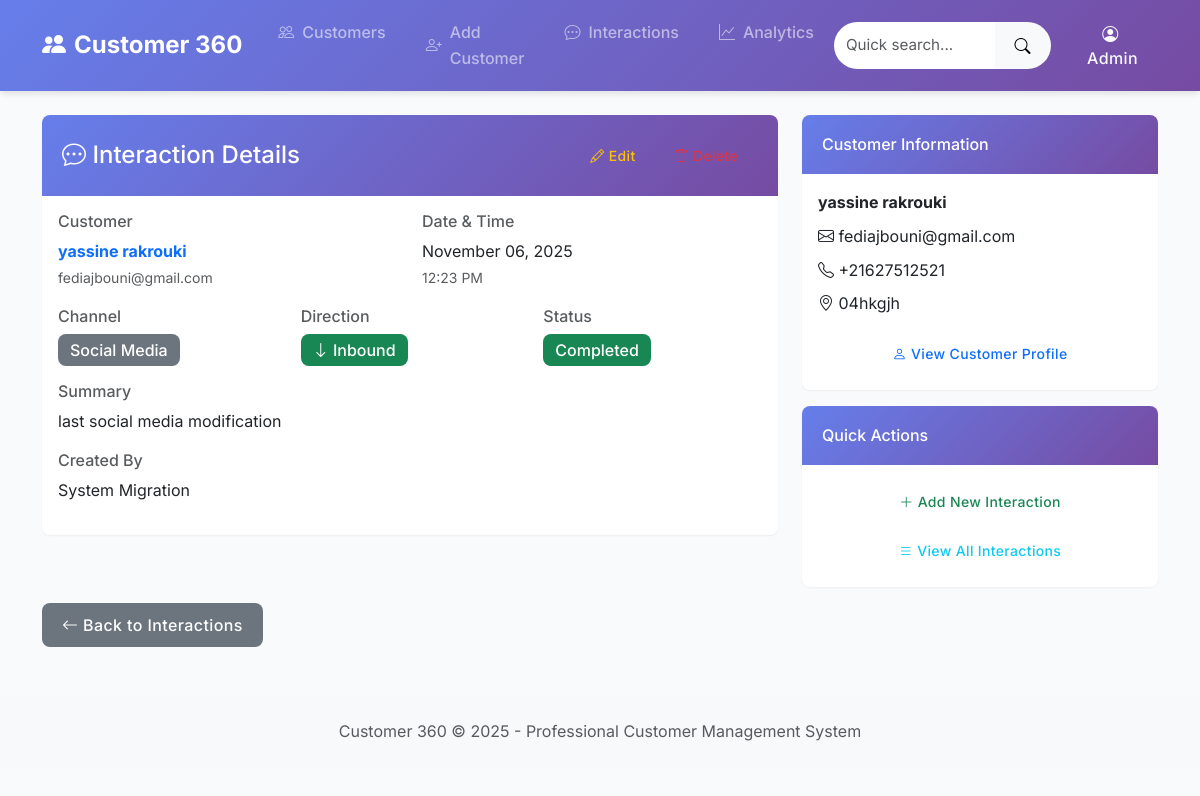
Page /interactions/2/ on the committed database.
### interactions/models.py (models this page shows, shortened)
class Interaction(models.Model):
    CHANNEL_CHOICES = [
        ('phone', 'Phone'),
        ('sms', 'SMS'),
        ('email', 'Email'),
        ('letter', 'Letter'),
        ('social_media', 'Social Media'),
        ('in_person', 'In Person'),
        ('chat', 'Live Chat'),
    ]
    DIRECTION_CHOICES = [
        ('inbound', 'Inbound'),
        ('outbound', 'Outbound'),
    ]
    STATUS_CHOICES = [
        ('pending', 'Pending'),
        ('completed', 'Completed'),
        ('follow_up', 'Follow-up Required'),
    ]
    customer = models.ForeignKey(
        Customer,
        on_delete=models.CASCADE,
        related_name='interactions',
        help_text="Customer involved in this interaction"
    )
    channel = models.CharField(
        max_length=15,
        choices=CHANNEL_CHOICES,
        help_text="Communication channel used"
    )
    direction = models.CharField(
        max_length=10,
        choices=DIRECTION_CHOICES,
        help_text="Direction of communication"
    )
    status = models.CharField(
        max_length=15,
        choices=STATUS_CHOICES,
        default='completed',
        help_text="Status of the interaction"
    )
    interaction_date = models.DateTimeField(auto_now_add=True)
    summary = models.TextField(help_text="Summary of the interaction")
    notes = models.TextField(
        blank=True,
        help_text="Additional notes (optional)"
    )
    created_by = models.CharField(
        max_length=100,
        blank=True,
        help_text="User who created this interaction"
    )
    class Meta:
        ordering = ['-interaction_date']
        verbose_name = 'Interaction'
        verbose_name_plural = 'Interactions'

### customer_management/models.py (models this page shows, shortened)
class Customer(models.Model):
    name = models.CharField(
        max_length=100,
        help_text="Customer's full name"
    )
    email = models.EmailField(
        max_length=100,
        unique=True,
        help_text="Customer's email address"
    )
    phone_regex = RegexValidator(
        regex=r'^\+?1?\d{9,15}$',
        message="Phone number must be entered in the format: '+999999999'. Up to 15 digits allowed."
    )
    phone = models.CharField(
        validators=[phone_regex],
        max_length=17,
        help_text="Customer's phone number"
    )
    address = models.CharField(
        max_length=200,
        help_text="Customer's address"
    )
    social_media = models.CharField(
        max_length=100,
        blank=True,
        help_text="Customer's social media handle (optional)"
    )
    created_at = models.DateTimeField(auto_now_add=True)
    updated_at = models.DateTimeField(auto_now=True)
    is_active = models.BooleanField(default=True)
    class Meta:
        ordering = ['name']
        verbose_name = 'Customer'
        verbose_name_plural = 'Customers'

### interactions/views.py (the view)
# urls.py: path('<int:pk>/', views.InteractionDetailView.as_view(), name='interaction_detail'),
class InteractionDetailView(DetailView):
    model = Interaction
    template_name = 'interactions/interaction_detail.html'
    context_object_name = 'interaction'

### interactions/templates/interactions/interaction_detail.html (shortened to what this page needs)
{% extends 'customer_management/base.html' %}
{% block content %}
<div class="row">
    <div class="col-md-8">
        <div class="card">
            <div class="card-header d-flex justify-content-between align-items-center">
                <h4 class="mb-0">
                    <i class="bi bi-chat-dots"></i> Interaction Details
                </h4>
                <div class="btn-group" role="group">
                    <a href="{% url 'interactions:interaction_update' interaction.pk %}" class="btn btn-outline-warning btn-sm">
                        <i class="bi bi-pencil"></i> Edit
                    </a>
                    <a href="{% url 'interactions:interaction_delete' interaction.pk %}" class="btn btn-outline-danger btn-sm">
                        <i class="bi bi-trash"></i> Delete
                    </a>
                </div>
            </div>
            <div class="card-body">
                <div class="row mb-3">
                    <div class="col-md-6">
                        <h6 class="text-muted">Customer</h6>
                        <p class="mb-0">
                            <a href="{% url 'customer_management:customer_detail' interaction.customer.pk %}" class="text-decoration-none">
                                <strong>{{ interaction.customer.name }}</strong>
                            </a>
                        </p>
                        <small class="text-muted">{{ interaction.customer.email }}</small>
                    </div>
                    <div class="col-md-6">
                        <h6 class="text-muted">Date & Time</h6>
                        <p class="mb-0">{{ interaction.interaction_date|date:"F d, Y" }}</p>
                        <small class="text-muted">{{ interaction.interaction_date|time:"g:i A" }}</small>
                    </div>
                </div>
                <div class="row mb-3">
                    <div class="col-md-4">
                        <h6 class="text-muted">Channel</h6>
                        <span class="badge bg-secondary fs-6">{{ interaction.get_channel_display }}</span>
                    </div>
                    <div class="col-md-4">
                        <h6 class="text-muted">Direction</h6>
                        {% if interaction.direction == 'inbound' %}
                            <span class="badge bg-success fs-6">
                                <i class="bi bi-arrow-down"></i> {{ interaction.get_direction_display }}
                            </span>
                        {% else %}
                            <span class="badge bg-primary fs-6">
                                <i class="bi bi-arrow-up"></i> {{ interaction.get_direction_display }}
                            </span>
                        {% endif %}
                    </div>
                    <div class="col-md-4">
                        <h6 class="text-muted">Status</h6>
                        {% if interaction.status == 'completed' %}
                            <span class="badge bg-success fs-6">{{ interaction.get_status_display }}</span>
                        {% elif interaction.status == 'pending' %}
                            <span class="badge bg-warning fs-6">{{ interaction.get_status_display }}</span>
                        {% else %}
                            <span class="badge bg-info fs-6">{{ interaction.get_status_display }}</span>
                        {% endif %}
                    </div>
                </div>
                <div class="mb-3">
                    <h6 class="text-muted">Summary</h6>
                    <p class="mb-0">{{ interaction.summary }}</p>
                </div>
                {% if interaction.created_by %}
                <div class="mb-3">
                    <h6 class="text-muted">Created By</h6>
                    <p class="mb-0">{{ interaction.created_by }}</p>
                </div>
                {% endif %}
            </div>
        </div>
    </div>
    <div class="col-md-4">
        <div class="card">
            <div class="card-header">
                <h6 class="mb-0">Customer Information</h6>
            </div>
            <div class="card-body">
                <p class="mb-2">
                    <strong>{{ interaction.customer.name }}</strong>
                </p>
                <p class="mb-2">
                    <i class="bi bi-envelope"></i> {{ interaction.customer.email }}
                </p>
                <p class="mb-2">
                    <i class="bi bi-telephone"></i> {{ interaction.customer.phone }}
                </p>
                <p class="mb-3">
                    <i class="bi bi-geo-alt"></i> {{ interaction.customer.address }}
                </p>
                <div class="d-grid">
                    <a href="{% url 'customer_management:customer_detail' interaction.customer.pk %}" class="btn btn-outline-primary btn-sm">
                        <i class="bi bi-person"></i> View Customer Profile
                    </a>
                </div>
            </div>
        </div>
        <div class="card mt-3">
            <div class="card-header">
                <h6 class="mb-0">Quick Actions</h6>
            </div>
            <div class="card-body">
                <div class="d-grid gap-2">
                    <a href="{% url 'interactions:interaction_create_for_customer' interaction.customer.pk %}" class="btn btn-outline-success btn-sm">
                        <i class="bi bi-plus-lg"></i> Add New Interaction
                    </a>
                    <a href="{% url 'interactions:interaction_list' %}?customer={{ interaction.customer.pk }}" class="btn btn-outline-info btn-sm">
                        <i class="bi bi-list"></i> View All Interactions
                    </a>
                </div>
            </div>
        </div>
    </div>
</div>
<div class="mt-3">
    <a href="{% url 'interactions:interaction_list' %}" class="btn btn-secondary">
        <i class="bi bi-arrow-left"></i> Back to Interactions
    </a>
</div>
{% endblock %}

### customer360/static/css/main.css (style rules this page uses)
:root { --primary-color: #2563eb; --primary-dark: #1d4ed8; --secondary-color: #64748b; --success-color: #059669; --warning-color: #d97706; --danger-color: #dc2626; --info-color: #0891b2; --light-bg: #f8fafc; --dark-text: #1e293b; --border-color: #e2e8f0; --shadow-sm: 0 1px 2px 0 rgb(0 0 0 / 0.05); --shadow-md: 0 4px 6px -1px rgb(0 0 0 / 0.1); --shadow-lg: 0 10px 15px -3px rgb(0 0 0 / 0.1); --border-radius: 0.5rem; --transition: all 0.2s ease-in-out; }
body { font-family: 'Inter', -apple-system, BlinkMacSystemFont, 'Segoe UI', Roboto, sans-serif; background-color: var(--light-bg); color: var(--dark-text); line-height: 1.6; }
.card { border: none; border-radius: var(--border-radius); box-shadow: var(--shadow-sm); transition: var(--transition); overflow: hidden; }
.card-header { background: linear-gradient(135deg, #667eea 0%, #764ba2 100%); color: white; border: none; font-weight: 600; padding: 1.25rem; }
.card-header h4, .card-header h5, .card-header h6 { margin: 0; color: white; }
.btn { font-weight: 500; border-radius: var(--border-radius); padding: 0.625rem 1.25rem; transition: var(--transition); border: none; text-transform: none; letter-spacing: 0.025em; }
.badge { font-weight: 500; padding: 0.5rem 0.75rem; border-radius: var(--border-radius); font-size: 0.8rem; }
.fade-in { animation: fadeIn 0.5s ease-out; }

### customer_management/templates/customer_management/base.html (style rules this page uses)
.fade-in { animation: fadeInUp 0.6s ease-out forwards; }

### rows in the picture
Interaction: customer.name "yassine rakrouki", customer.email "fediajbouni@gmail.com", interaction_date "November 06, 2025", interaction_date "12:23 PM", channel "Social Media", direction "Inbound", status "Completed", summary "last social media modification", created_by "System Migration", customer.phone "+21627512521", customer.address "04hkgjh"
